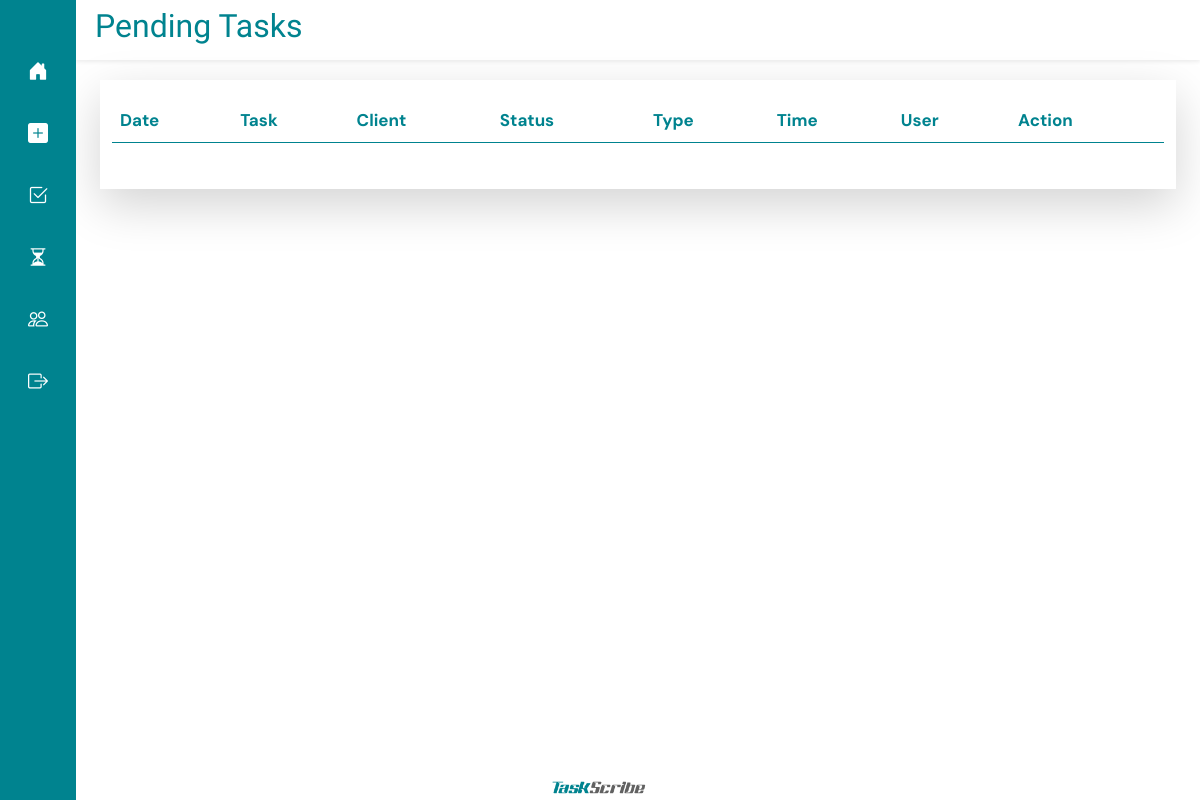
The app's page /pending-task/ (signed in), older data.
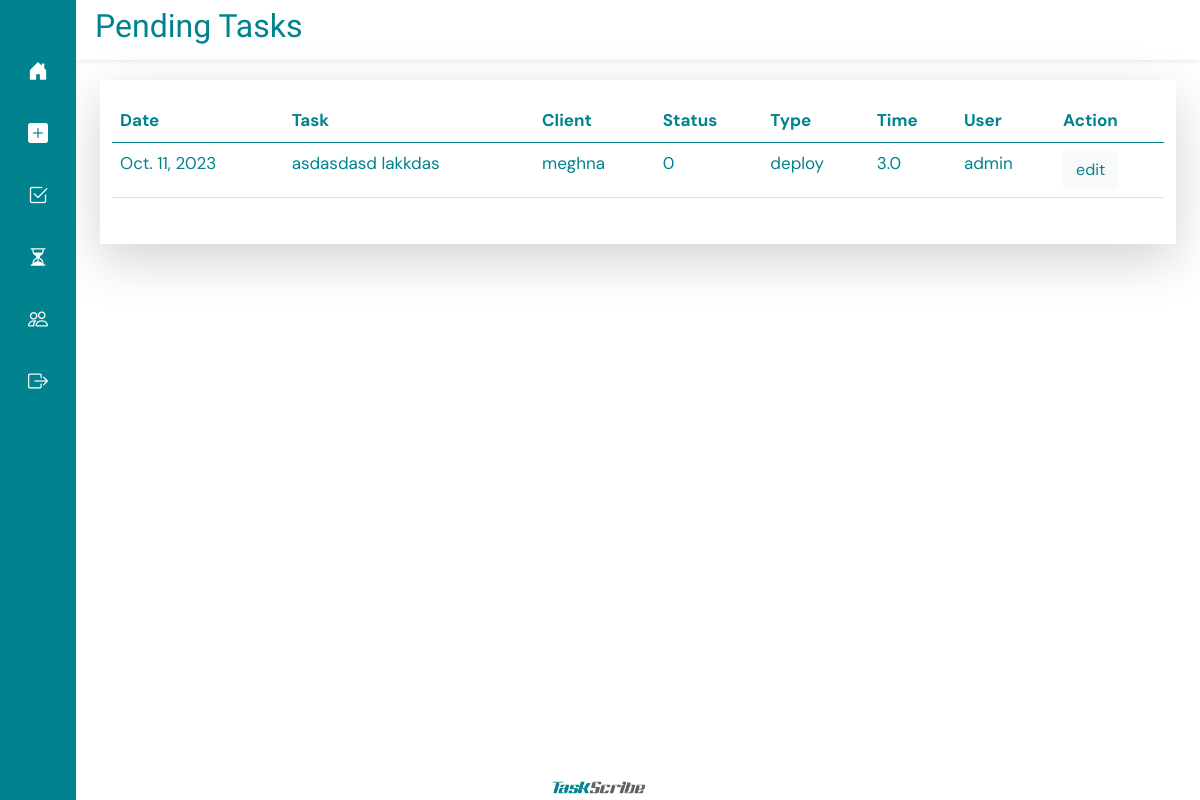
The same page, newer data.
### taskapp/models.py (models this page shows, shortened)
class Task(models.Model):
    name = models.CharField(max_length=500,)
    user = models.ForeignKey(User, on_delete=models.PROTECT, null=True, blank=True)
    type = models.ForeignKey(Type, on_delete=models.CASCADE, null=True, blank=True)
    client = models.ForeignKey(Client, on_delete=models.PROTECT, null=True, blank=True)
    date = models.DateField()
    status = models.CharField(max_length=1, choices=STATUS, default='0')
    time = models.FloatField()

class Client(models.Model):
    name = models.CharField(max_length=100)

class Type(models.Model):
    name = models.CharField(max_length=100)
    def __str__(self) -> str:
        return self.name

### taskapp/views.py (the view)
# urls.py: path('pending-task/', pending_task, name="pending_task"),
@login_required
def pending_task(request):
    userall = User.objects.get(id=request.user.id)
    pending_tasks = Task.objects.filter(user=userall, status="0")
    return render(request, "pending.html", {
        "pending_tasks" : pending_tasks
    })

### templates/pending.html (shortened to what this page needs)
{% extends 'base.html' %}
{% load static %}
{% block titlecontent %}
<div class="row shadow-sm " style="margin-top: 0px; padding: 7px; color: #00838f;">
  <h2 style="font-family: Racing Sans One;">Pending Tasks</h2>
</div>
{% endblock %}
{% block content %}
<div class="row shadow-lg" style=" padding-bottom: 30px; margin-bottom: 40px; padding-top: 20px; margin-top: 20px;">
    <div class="col-12">
    <table class=" table table-hover " style="color: #00838f;">
        <thead>
          <tr>
            <th>Date</th>
            <th>Task</th>
            <th>Client</th>
            <th>Status</th>
            <th>Type</th>
            <th>Time</th>
            <th>User</th>
            <th>Action</th>
          </tr>
        </thead>
        <tbody>
        {% for task in pending_tasks %}
          <tr>
            <td>{{ task.date }}</td>
            <td>{{ task.name }}</td>
            <td>{{ task.client.name}}</td>
            <td>{{ task.status}}</td>
            <td>{{ task.type}}</td>
            <td>{{ task.time}}</td>
            <td>{{ task.user }}</td>
            <td>
              <a href="{% url 'edit_task'  task_id=task.id %}" type="button" class="btn btn-light" style="color: #00838f;">edit</a>
            </td>
          </tr>
        {% endfor %}
        </tbody>
      </table>
    </div>
</div>
{% endblock%}

Row changes from the older to the newer data that the page shows:
now on this page (row edited): Task: date "Oct. 11, 2023", name "asdasdasd lakkdas", client.name "meghna", status "0", type "deploy", time "3.0", user "admin"
